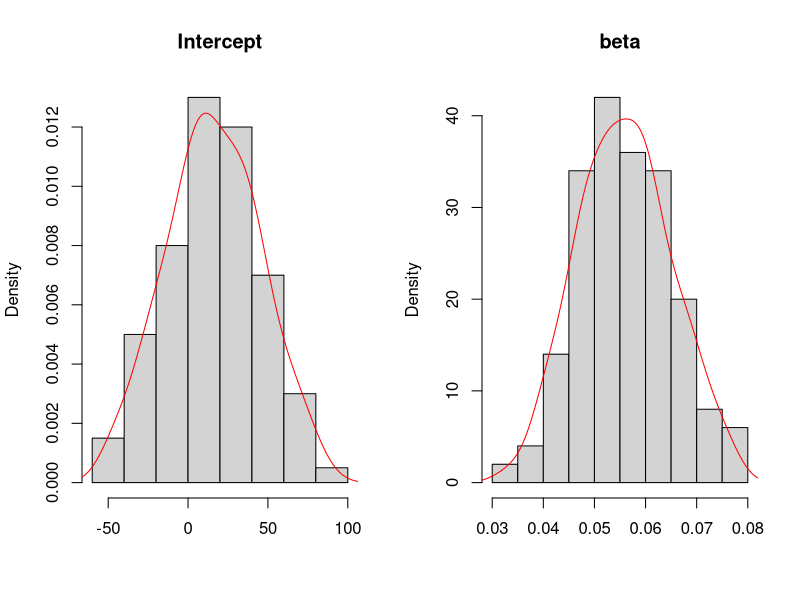

This chart was generated by the following R code: (Note: this script raises an error after producing the figure.)
## ---- chunk 1
knitr::opts_chunk$set(echo = TRUE)
## ---- chunk 2

library(car)
library(boot)
attach(Anscombe) # I'm going to use Anscombe data

lm.out<-lm(education~income, data=Anscombe) #simple regression to obtain coef.
regre.mle<-coef(lm.out)


m <- mean(lm.out$resid) # 3.957485e-15
s <- sd(lm.out$resid)   # 34.58725

regre.sim <- function(data, mle){
  n <- dim(data)[1]
  data$education <- mle[2]*data$income + mle[1]+ rnorm(n, mean=0, sd=s)
  return(data)
}

regre.stat<- function(data) {
  lm.out<-lm(education~income, data=data)
  return(lm.out$coefficients)
}

boot.out<-boot(Anscombe, statistic=regre.stat, R=100,
               ran.gen=regre.sim,
               sim="parametric", mle=regre.mle)

opar <- par(mfrow = c(1,2))
hist(boot.out$t[,1], freq=FALSE, main = "Intercept", xlab ="")
lines(density(boot.out$t[,1]), col = "red")
hist(boot.out$t[,2], freq=FALSE, main = "beta", xlab = "")
lines(density(boot.out$t[,2]), col = "red")
par(opar)

boot.ci(boot.out, type = "basic", index = 1) #for intercept
boot.ci(boot.out, type = "basic", index = 2) #for beta coef
## ---- chunk 3
minusL <- function(params,data){
  -sum(log(dgamma(data,params[1],params[2])))
}

fit <- nlm(minusL,c(1,1),data=aircondit$hours)

gammamedian <- function(data){
 fit <- nlm(minusL,c(1,1),data=data)
 qgamma(.5,fit$estimate[1],fit$estimate[2])
}

gengamma<-function(data,params){
 rgamma(length(data),params[1],params[2])
}

pbootresults <- boot(aircondit$hours, gammamedian, R=999,
                     sim="parametric",ran.gen=gengamma , mle=fit$estimate)


dfplot <- data.frame(hours = pbootresults$t) 
p <- ggplot(dfplot, aes(x=hours)) 
p <- p + geom_histogram(aes(y=..density..), color="black", fill="white", bins = 8)
p <- p + geom_density(alpha=.2, fill="#FF6666")
p




boot.ci(pbootresults,type=c("basic","perc","norm"))

